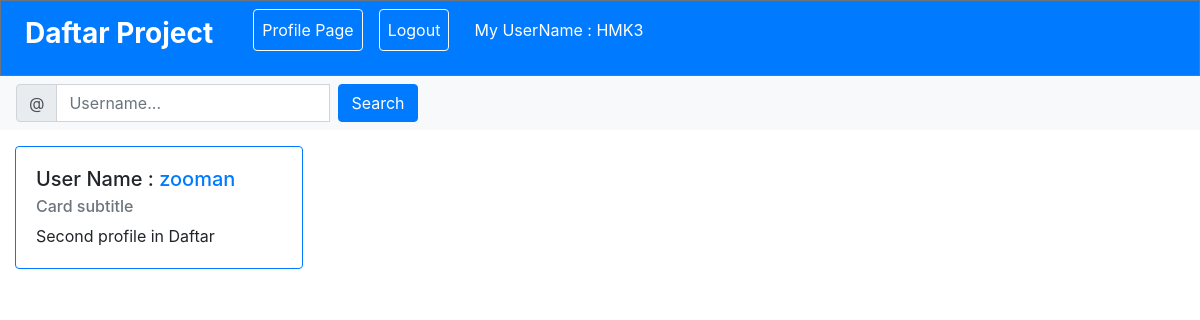
Page /search_user/ (signed in) on the earlier database version.
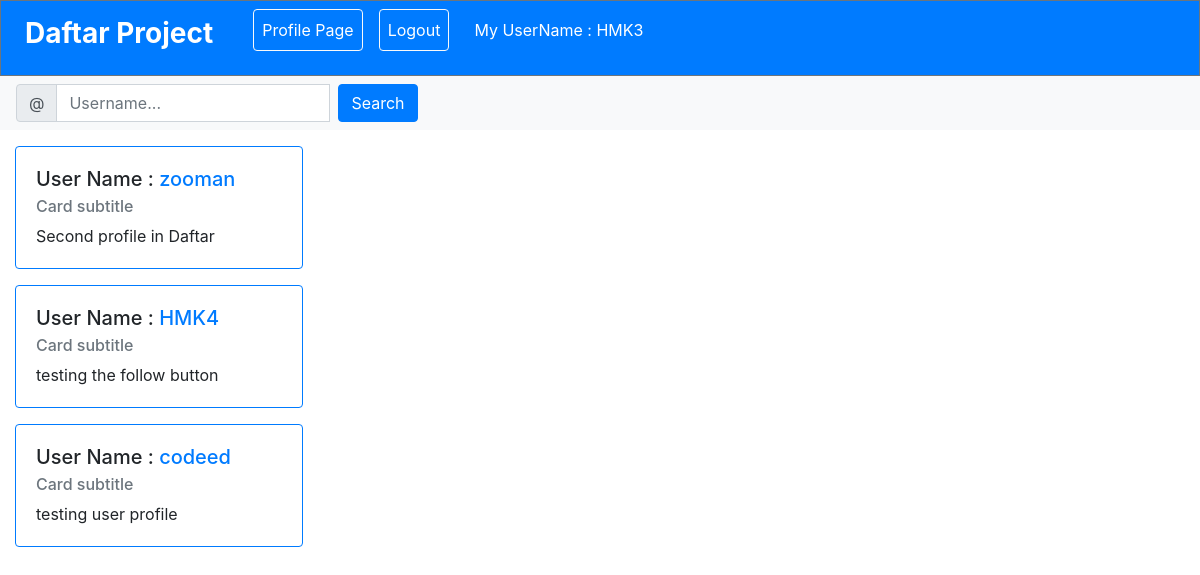
Same page on the later database version.
### Daftar/models.py (models this page shows)
class Profile(models.Model):
	owner = models.OneToOneField(User, on_delete=models.CASCADE)
	established = models.DateField(auto_now_add=True)
	bio = models.CharField(max_length=350)

### Daftar/views.py (the view)
# urls.py: path('search_user/', views.search_user, name='search_user'),
def search_user(request):
	profiles = Profile.objects.exclude(owner=request.user)
	query = request.GET.get('q')
	if query:
		profiles = profiles.filter(owner__username__icontains=query)
	context = {
		"profiles": profiles,
	}
	return render(request, "search_user.html", context)

### Daftar/templates/search_user.html (shortened to what this page needs)
{% extends "base.html" %}
{% block content %}
		<nav class="navbar navbar-expand-lg navbar-light bg-primary text-white border border-secondary">
		        <div class="collapse navbar-collapse" id="navbarTogglerDemo03">
		          <ul class="navbar-nav mr-auto mt-2 mt-lg-0">
		            <li class="nav-item active">
		              <a class="nav-link text-white mr-3" href="{% url 'profile_page' %}"> <h3><strong>Daftar Project</strong></h3> <span class="sr-only">(current)</span></a>
		            </li>
		            {% if user.is_authenticated %}
		            <li class="nav-item">
		              <a class="nav-link text-white btn btn-outline-light ml-3" href="{% url 'profile_page' %}">Profile Page</a>
		            </li>
		            <li class="nav-item">
		       			<a class="nav-link text-white btn btn-outline-light ml-3" href="{% url 'logout' %}">Logout</a>
		   			</li>
		            <li class="nav-item">
		            	<a class="nav-link text-white btn btn-primary ml-3">My UserName : {{user.username}}</a>
		            </li>
		            {% endif %}
		          </ul>
		        </div>
      	</nav>
	<nav class="navbar navbar-light bg-light">
	  <form class="form-inline" action="{% url 'search_user' %}" method="GET">
	    <div class="input-group">
	      <div class="input-group-prepend">
	        <span class="input-group-text" id="basic-addon1">@</span>
	      </div>
	      <input class="form-control mr-sm-2" type="search" placeholder="Username..." aria-label="Username" aria-describedby="basic-addon1" name="q">
	      <input class="btn btn-primary" type="submit" value="Search">
	    </div>
	  </form>
	</nav>
	<div class="col-md-3 col-xl-3 mt-3">
		{% for profile in profiles %}
			{% ifnotequal profile.owner request.user %}
			<div class="card mt-3 border border-primary" style="width: 18rem;">
			  <div class="card-body">
			    <h5 class="card-title">User Name : <a href="{% url 'user_profile' Profile_id=profile.id %}"> {{profile.owner.username}}</h5></a>
			    <h6 class="card-subtitle mb-2 text-muted">Card subtitle</h6>
			    <p class="card-text">{{profile.bio}}</p>
			  </div>
			</div>
			{% endifnotequal %}
		{% endfor %}
	</div>
{% endblock content %}

Differences in the rows shown:
added Profile: owner.username "HMK4", bio "testing the follow button"
added Profile: owner.username "codeed", bio "testing user profile"
